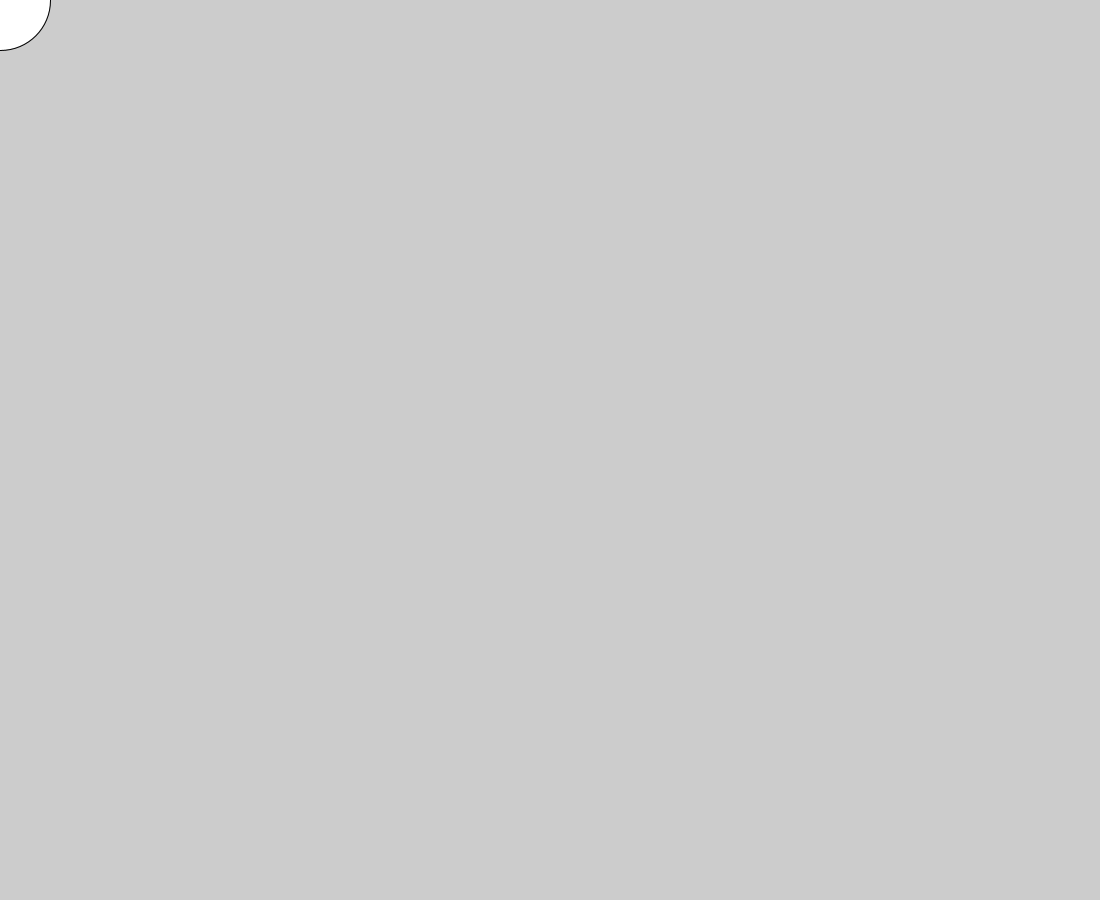
Frame 1 (no input)
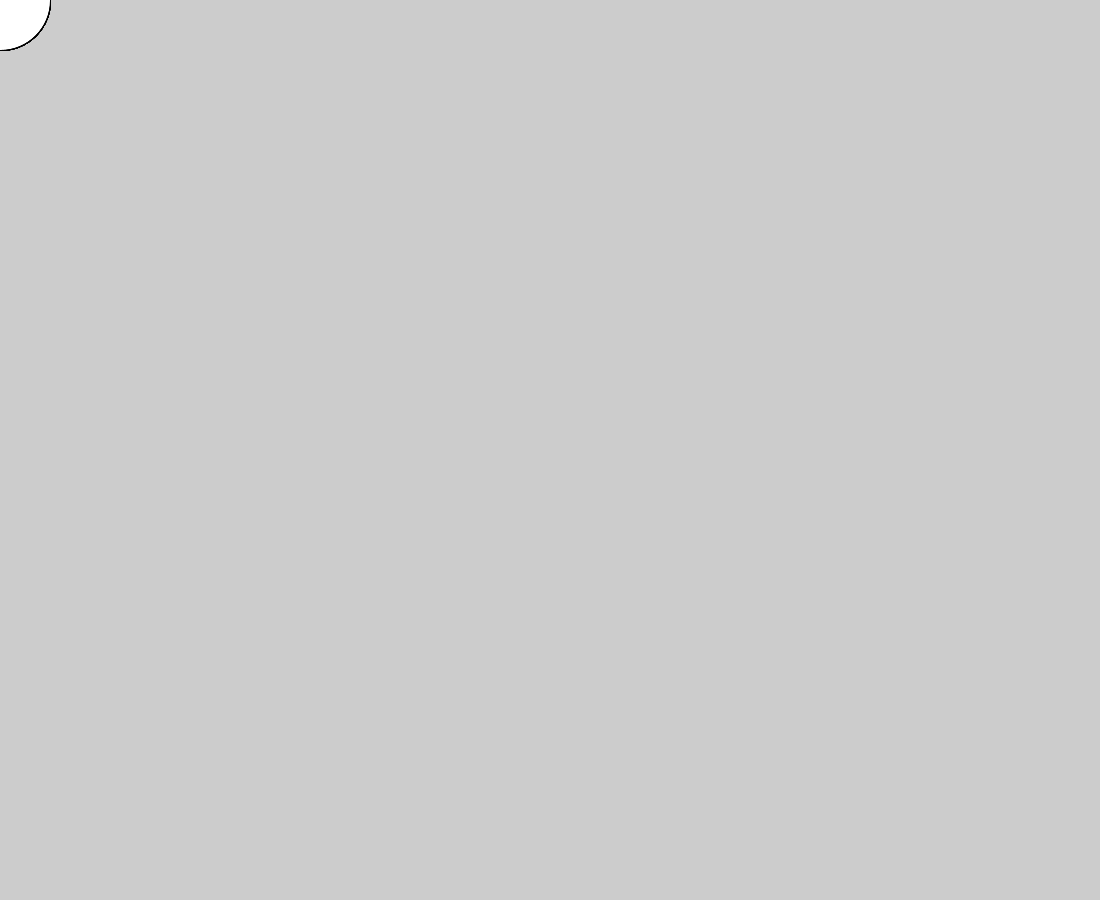
Frame 60 (the mouse pressed at the canvas centre just before this capture)
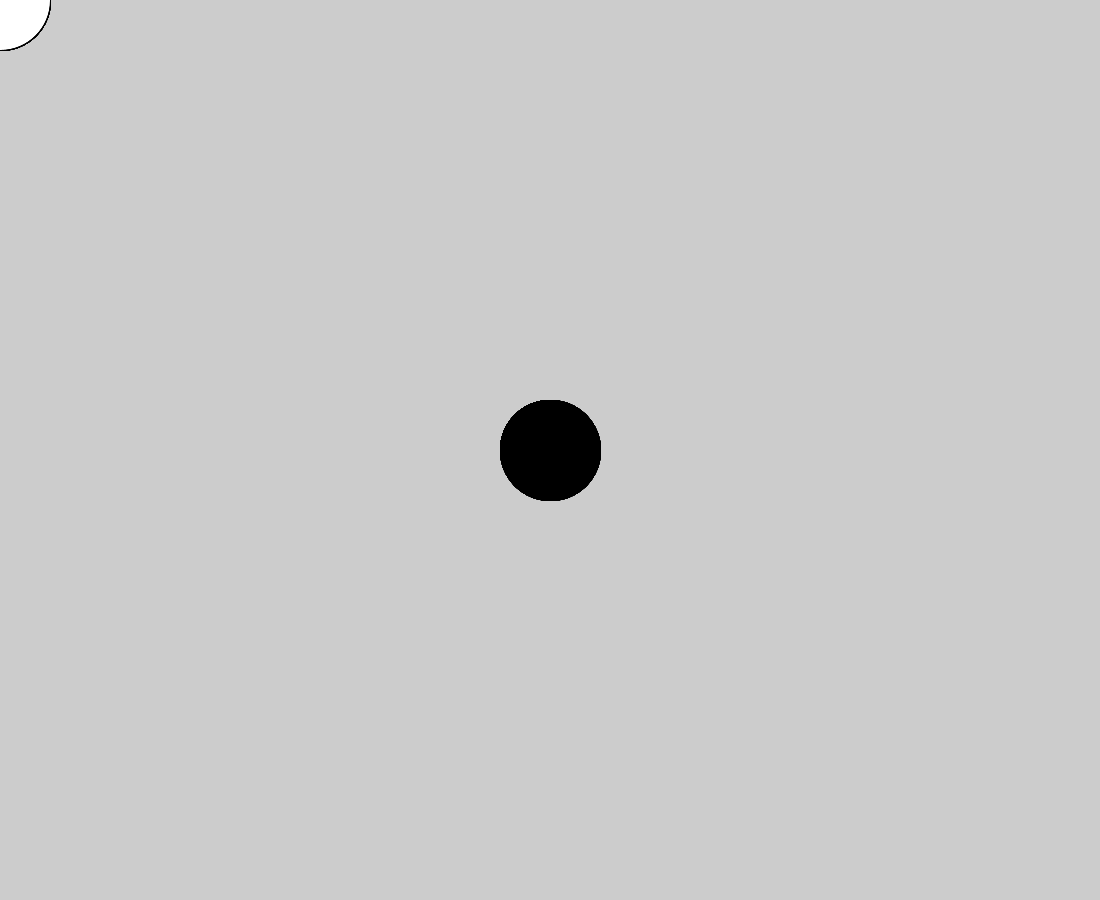
Frame 120 (the mouse held since frame 60 and released just before this capture)

The Processing sketch that drew these frames (run headless with seeded random() and noise(); from frame 60 on, the mouse is pressed at the canvas centre):

// Processing sketch: SimpleDrawing
// ── SimpleDrawing.pde
void setup(){
  // Set the canvas size
  size(1100, 900);
}

void draw(){
  // Change "paintbrush" fill color to either white
  // or black depending on whether mouse is pressed
  if(mousePressed){
    fill(0); // fill color black
  }else{
    fill(255); // fill color white
  }
  circle(mouseX, mouseY, 100);
}
